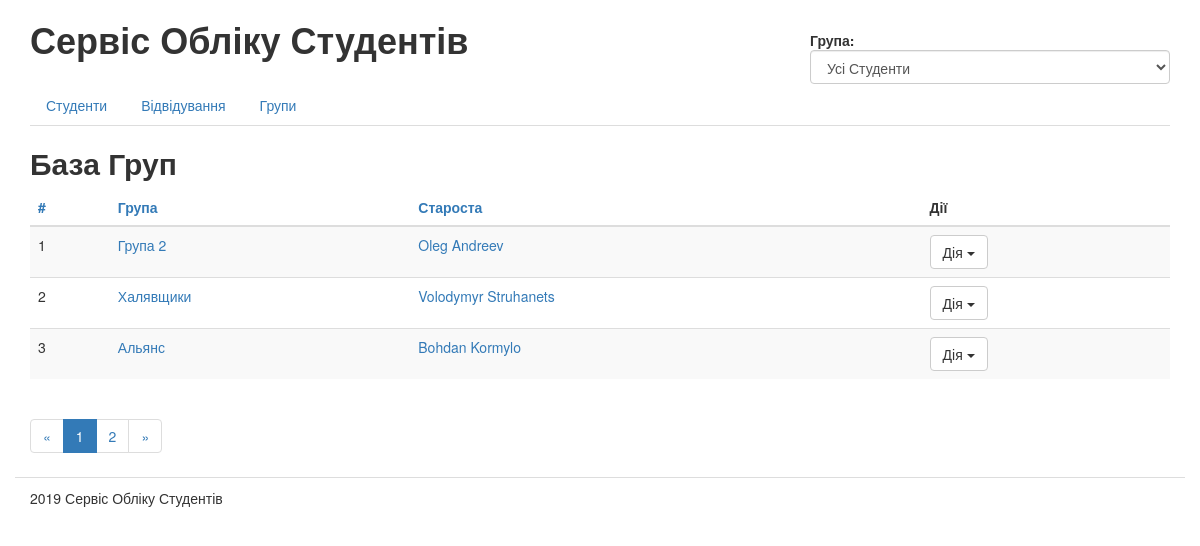
Screenshot of /groups/?order_by=leader with the database file from the repository.
### students/models.py (models this page shows, shortened)
class Group(models.Model):
	class Meta(object):
		verbose_name = u"Група"
		verbose_name_plural = u"Групи"
	title = models.CharField(
		max_length=256,
		blank=False,
		verbose_name=u"Назва")
	leader = models.OneToOneField('Student',
		verbose_name=u"Староста",
		blank=True,
		null=True,
		on_delete=models.SET_NULL)
	notes = models.TextField(
		blank=True,
		verbose_name=u"Додаткові нотатки")

class Student(models.Model):
	class Meta(object):
		verbose_name = u"Студент"
		verbose_name_plural = u"Студенти"
	first_name = models.CharField(
		max_length=256,
		blank=False,
		verbose_name=u"Ім'я")
	last_name = models.CharField(
		max_length=256,
		blank=False,
		verbose_name=u"Прізвище")
	middle_name = models.CharField(
		max_length=256,
		blank=True,
		verbose_name=u"По-батькові",
		default='')
	birthday = models.DateField(
		blank=False,
		verbose_name=u"Дата народження",
		null=True)
	photo = models.ImageField(
	 	blank=True,
	 	verbose_name=u"Фото",
	 	null=True)
	ticket = models.CharField(
		max_length=256,
		blank=False,
		verbose_name=u"Білет")
	student_group = models.ForeignKey("Group",
		verbose_name=u"Група",
		blank=False,
		null=True,
		on_delete=models.PROTECT)
	notes = models.TextField(
		blank=True,
		verbose_name=u"Додаткові нотатки")
	def __unicode__(self):
		return u"%s %s" % (self.first_name, self.last_name)

### students/views/groups.py (the view)
# urls.py: url(r'^groups/$', "students.views.groups.groups_list", name='groups'),
def groups_list(request):
	groups = Group.objects.all()
	order_by = request.GET.get('order_by', '')
	if order_by in ('title', 'leader'):
		groups = groups.order_by(order_by)
		if request.GET.get('reverse', '') == '1':
			groups = groups.reverse()
	paginator = Paginator(groups, 3)
	page = request.GET.get('page')
	try:
		groups = paginator.page(page)
	except PageNotAnInteger:
		groups = paginator.page(1)
	except EmptyPage:
		groups = paginator.page(paginator.num_pages)
	return render(request, 'students/groups_list.html', {'groups': groups})

### students/templates/students/groups_list.html (shortened to what this page needs)
{% extends "students/base.html" %}
{% load static from staticfiles %}
{% block title %}База Груп{% endblock title %}
{% block content %}
{% if groups %}
   <table class="table table-hover table table-striped">
   {% with order_by=request.GET.order_by reverse=request.GET.reverse %}
    <thead>
      <tr>
        <th><a href="">#</a></th>
        <th><a href="{% url 'groups' %}?order_by=title{% if order_by == 'title' and reverse != '1' %}&amp;reverse=1{% endif %}">
        Група
        </a></th>
        <th><a href="{% url 'groups' %}?order_by=leader{% if order_by == 'leader' and reverse != '1' %}&amp;reverse=1{% endif %}">
        Староста
        </a></th>
        <th>Дії</th>
      </tr>
    </thead>
    <tbody>
      {% for group in groups %}
      <tr>
        <td>{{ forloop.counter }}</td>
        <td><a title="Редагувати" href="{% url "groups_edit" group.id %}">{{ group.title }}</a></td>
        <td><a title="Редагувати" href="{% url "groups_edit" group.leader.id %}">{{ group.leader }}</a></td>
        <td>
          <div class="btn-group">
            <button type="button" class="btn btn-default dropdown-toggle" data-toggle="dropdown" aria-haspopup="true" aria-expanded="false">
              Дія <span class="caret"></span>
            </button>
          </div>
        </td>
      </tr>
      {% endfor %}
    {% endwith %}
    </tbody>
    </table>
{% else %}
<p>Гарцюємо без груп, поки що</p>
{% endif %}
    {% if groups.has_other_pages %}
    {% with order_by=request.GET.order_by reverse=request.GET.reverse %}
    <nav>
      <ul class="pagination">
        <li>
          <a href="{% url 'groups' %}?page=1&amp;order_by={{ order_by }}&amp;reverse={{ reverse }}">&laquo;</a>
        </li>
        {% for p in groups.paginator.page_range %}
        <li {% if groups.number == p %} class="active" {% endif %}><a href="{% url 'groups' %}?page={{ p }}&amp;order_by={{ order_by }}&amp;reverse={{ reverse }}">{{ p }}<span class="sr-only">(current)</span></a></li>
        {% endfor %}
        <li>
          <a href="{% url 'groups' %}?page={{ groups.paginator.num_pages }}&amp;order_by={{ order_by }}&amp;reverse={{ reverse }}" aria-label="Next"><span aria-hidden="true">&raquo;</span></a>
        </li>
      </ul>
    </nav>
    {% endwith %}
    {% endif %}
{% endblock content %}

### rows the page displays
Group: title "Група 2", leader "Oleg Andreev"
Group: title "Халявщики", leader "Volodymyr Struhanets"
Group: title "Альянс", leader "Bohdan Kormylo"

### other values shown
{{ p }} "1" "2"
